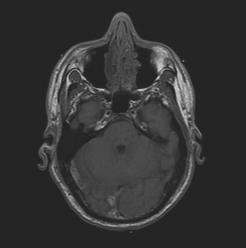
#> input picture Code/Sample Images/img_9.png, 246 x 248 px
$ python LoG.py
#> lines starting #> are read from the running program, lines starting #| are printed output that depends on the picture
import cv2.cv2 as cv2
import numpy as np
import math


def padding(img):
    filter_shape = 9

    row = img.shape[0] + filter_shape - 1
    col = img.shape[1] + filter_shape - 1
    new_img_arr = np.zeros((row, col))

    for i in range(img.shape[0]):
        for j in range(img.shape[1]):
            new_img_arr[i + int((filter_shape - 1) / 2), j + int((filter_shape - 1) / 2)] = img[i, j]

    return new_img_arr


def log_kernel(size, sigma):
    log_kernel = np.zeros((size, size), np.float32)
    x = (size - 1) // 2
    for i in range(-x, x + 1):
        for j in range(-x, x + 1):
            norm = math.pow(i, 2) + math.pow(j, 2)
            log_kernel[i + x, j + x] = (-1 / (math.pi * math.pow(sigma, 4))) * \
                                       (1 - (norm / (2 * math.pow(sigma, 2)))) * \
                                       math.exp(-norm / (2 * math.pow(sigma, 2)))
    return log_kernel


def LoG(img, new_img_arr, filter):
    for i in range(img.shape[0]):
        for j in range(img.shape[1]):
            temp = new_img_arr[i:i + filter.shape[0], j:j + filter.shape[1]]
            res = np.sum(temp * filter)
            img[i, j] = res

    return img.astype(np.uint8)


if __name__ == '__main__':
    flower = cv2.imread('../Sample Images/img_9.png')
#> flower is the input picture: shape (248, 246, 3); min 21, max 224, mean 51.7
    flower = cv2.resize(flower, (800, 600))
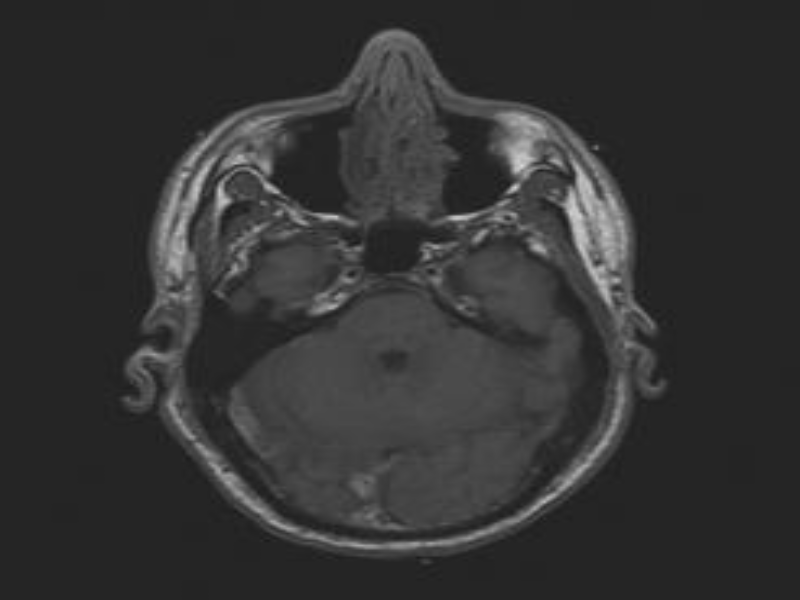
#> flower: shape (600, 800, 3); min 25, max 216, mean 51.7

    img_shape = flower.shape
#> img_shape = (600, 800, 3)

    flower_gray = cv2.cvtColor(flower, cv2.COLOR_BGR2GRAY)
    cv2.imshow("Before filter", flower_gray)

    new_img_arr = padding(flower_gray)
#> after the loop in padding, `for i in range(img.shape[0]):`:
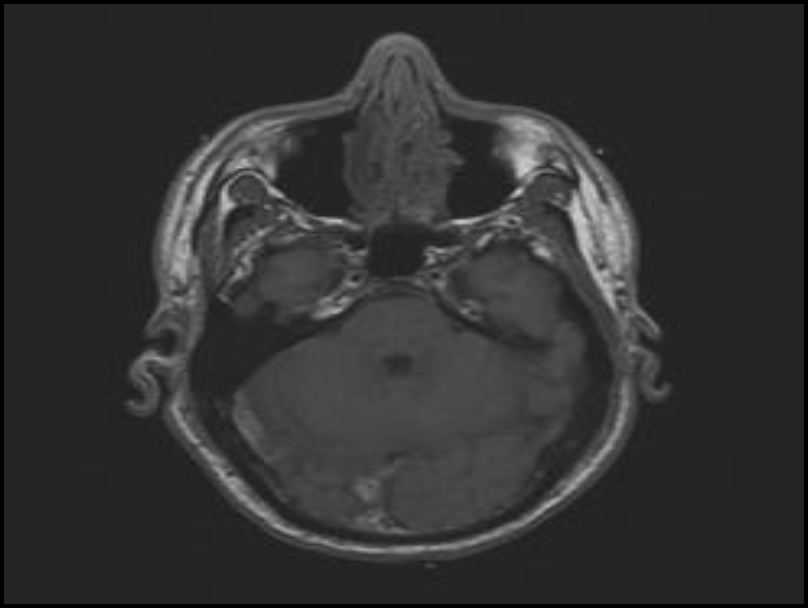
#> new_img_arr: shape (608, 808) float64; min 0, max 216, mean 50.5
    kernel = log_kernel(9, 1.4)
    new_img_arr = LoG(flower_gray, new_img_arr, kernel)
#> after the loop in LoG, `for i in range(img.shape[0]):`:
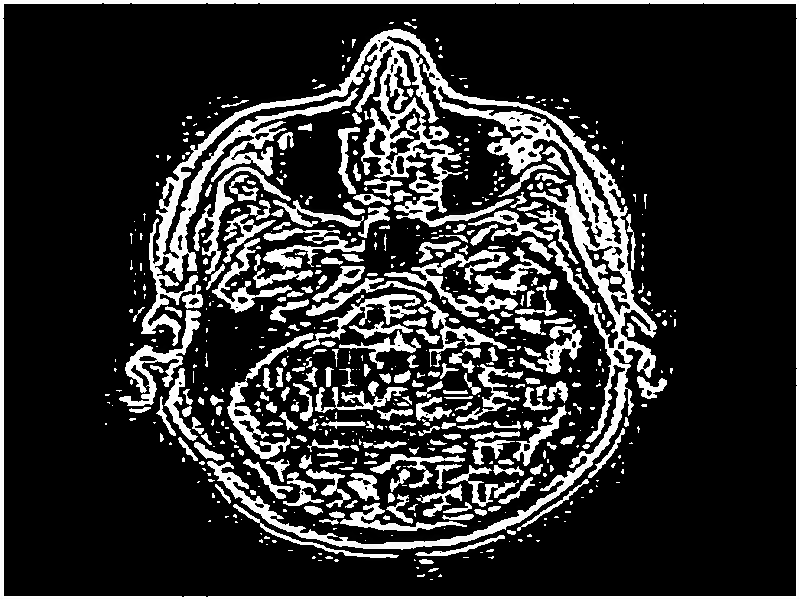
#> img: shape (600, 800); min 0, max 255, mean 48.5
    print(new_img_arr)
#> (printed output is left out)
    cv2.imshow("After filter", new_img_arr)
    cv2.waitKey(0)

$ run again, with Code/Sample Images/img_1.png copied over Code/Sample Images/img_9.png
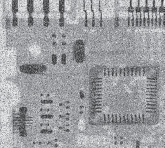
#> input picture Code/Sample Images/img_1.png, 165 x 148 px
#> flower is the input picture: shape (148, 165, 3); mean B, G, R 160.5, 157.8, 156.3
#> flower: shape (600, 800, 3)
#> after the loop in padding, `for i in range(img.shape[0]):`:
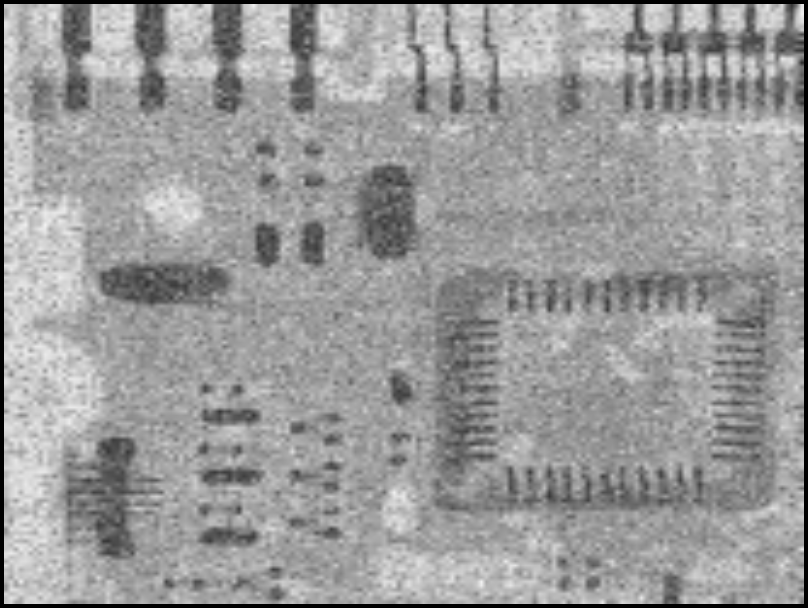
#> new_img_arr: shape (608, 808) float64; min 0, max 241, mean 154.1
#> after the loop in LoG, `for i in range(img.shape[0]):`:
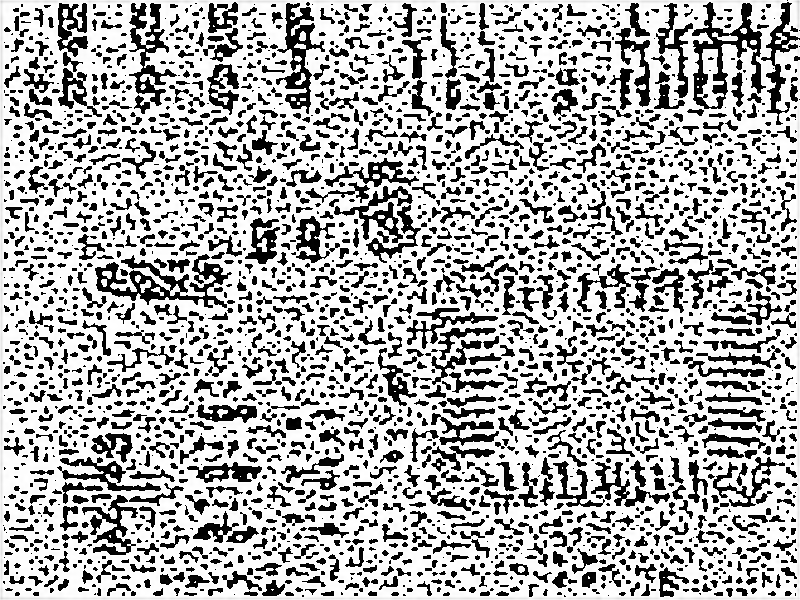
#> img: shape (600, 800); min 0, max 255, mean 174.4
#> (printed output is left out)

$ run again, with Code/Sample Images/img_10.png copied over Code/Sample Images/img_9.png
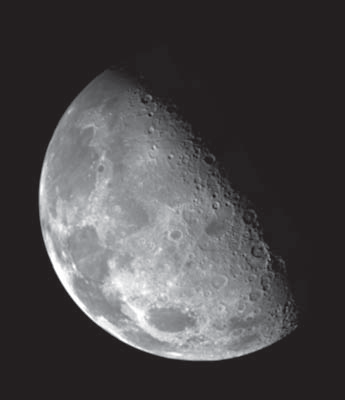
#> input picture Code/Sample Images/img_10.png, 345 x 400 px
#> flower is the input picture: shape (400, 345, 3); mean B, G, R 72.6, 71, 73.1
#> flower: shape (600, 800, 3)
#> after the loop in padding, `for i in range(img.shape[0]):`:
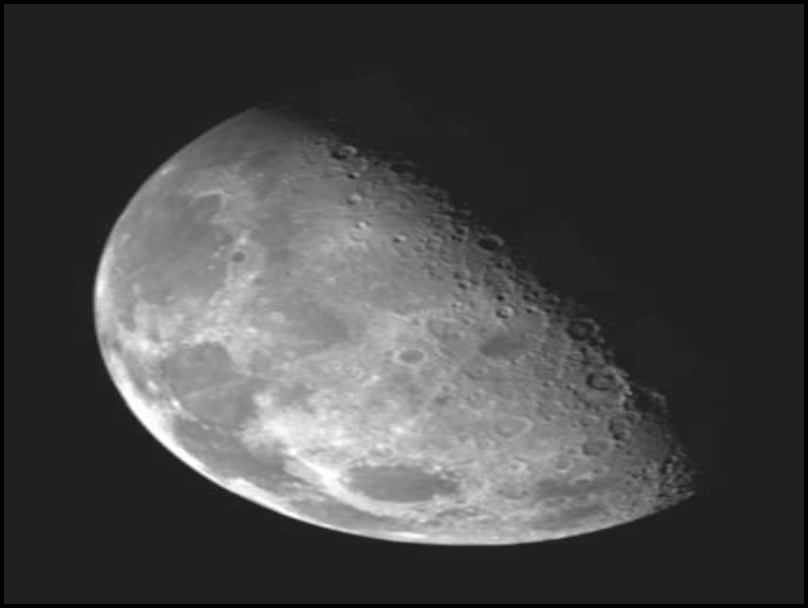
#> new_img_arr: shape (608, 808) float64; min 0, max 255, mean 70
#> after the loop in LoG, `for i in range(img.shape[0]):`:
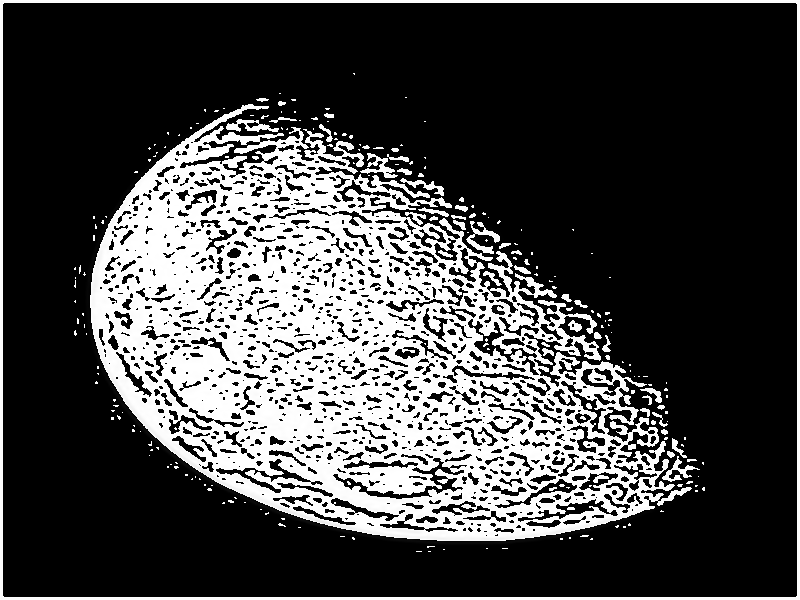
#> img: shape (600, 800); min 0, max 255, mean 70.5
#> (printed output is left out)

$ run again, with Code/Sample Images/img_11.png copied over Code/Sample Images/img_9.png
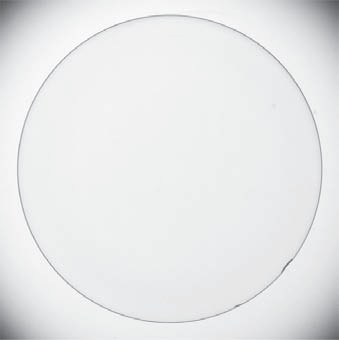
#> input picture Code/Sample Images/img_11.png, 339 x 340 px
#> flower is the input picture: shape (340, 339, 3); mean B, G, R 233.2, 232.5, 231.7
#> flower: shape (600, 800, 3)
#> after the loop in padding, `for i in range(img.shape[0]):`:
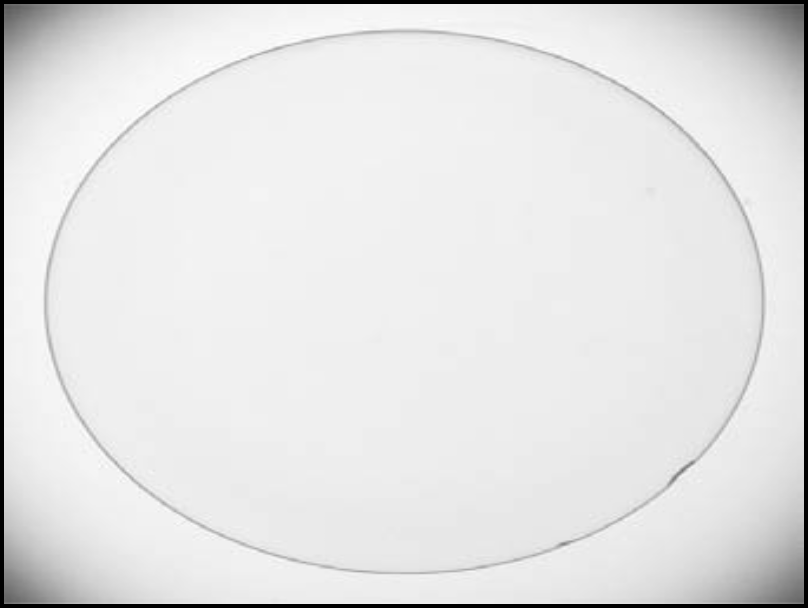
#> new_img_arr: shape (608, 808) float64; min 0, max 255, mean 227.1
#> after the loop in LoG, `for i in range(img.shape[0]):`:
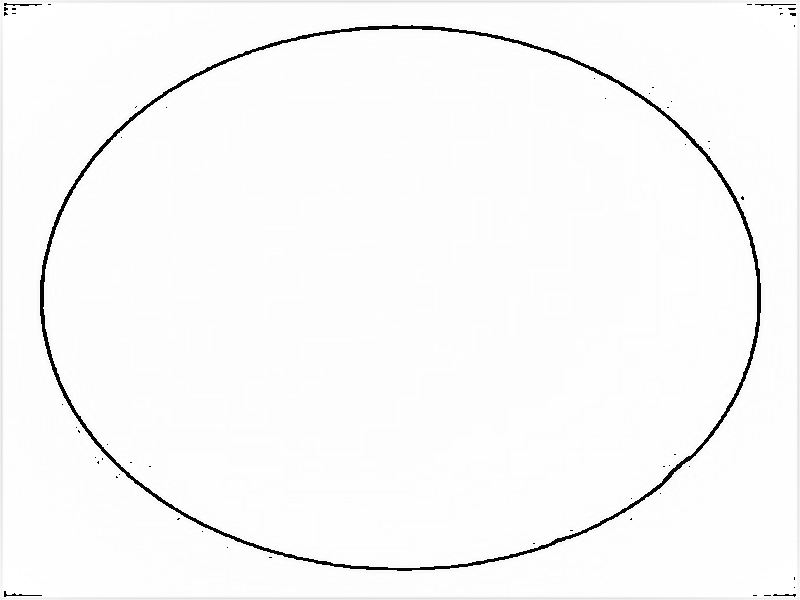
#> img: shape (600, 800); min 0, max 255, mean 249.3
#> (printed output is left out)
